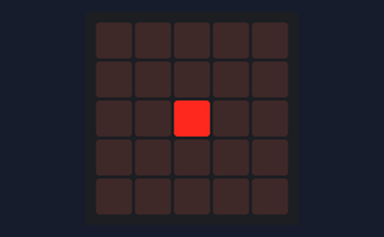
This program was run on a simulated BBC micro:bit running MicroPython. On the bench: the board's 5×5 LED display.

Above: at 0.1 s.
At 2.1 s:
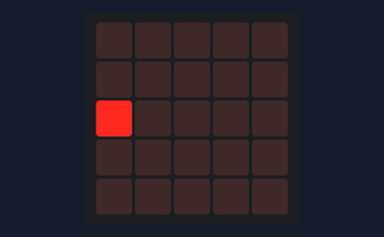

The program:

3.individuelle.py
```python
from microbit import *

while True:
    display.show(Image('00000:'
                       '00000:'
                       '00900:'
                       '00000:'
                       '00000'))
    sleep(2000)
    display.clear()

    display.set_pixel(0, 2, 9)
    sleep(2000)
```

Measured:
- what the display in image 1 shows lasts 2.0 s, from 2.0 s to 4.0 s
